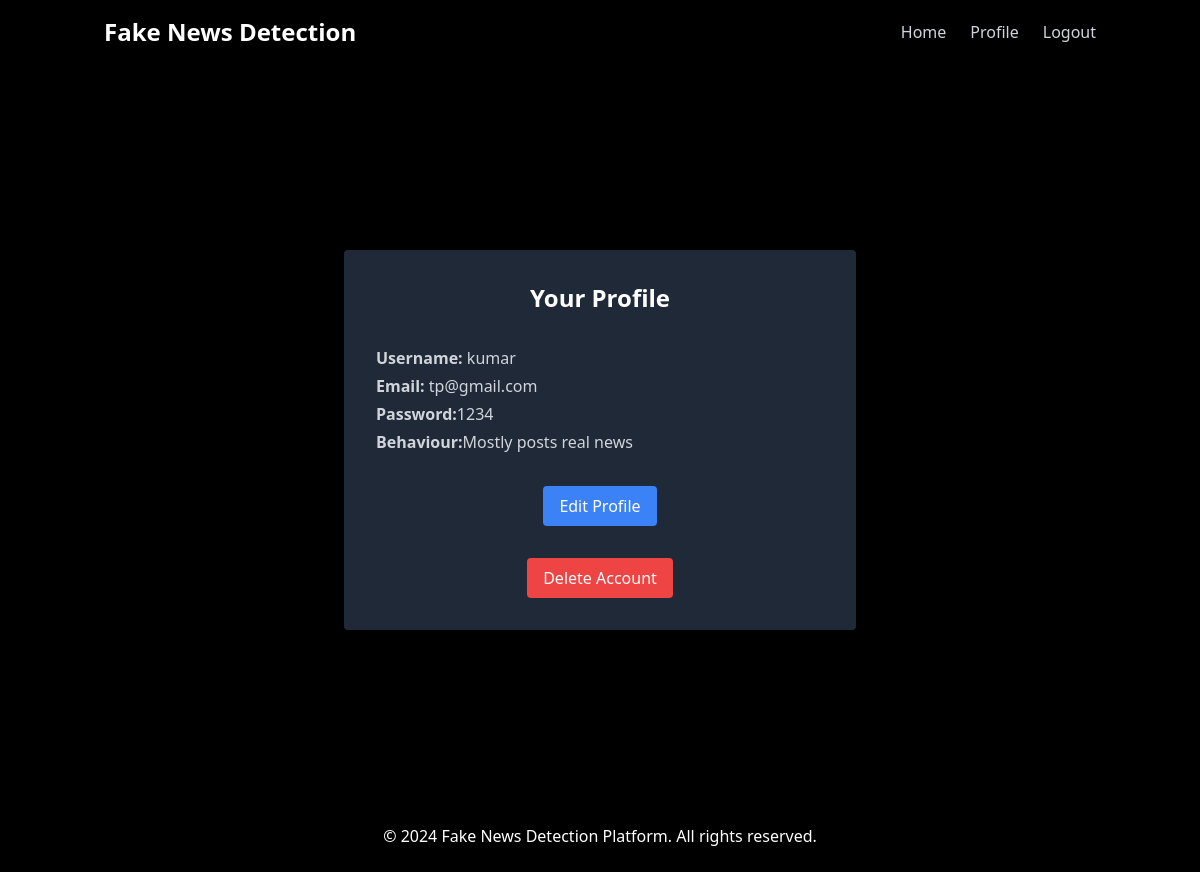
/profile/ (signed in), run on the app's committed database.
### detect/models.py (models this page shows)
class UserReg(models.Model):
    name=models.CharField(max_length=50,null=True,blank=True)
    email = models.EmailField(max_length=50,null=True, blank=True,unique=True)
    password = models.CharField(max_length=50,null=True, blank=True)

### detect/views.py (the view)
# urls.py: path('profile/',showprofile,name='profile'),
def showprofile(request):
    if 'user_id' in request.session:
        user_id = request.session['user_id']
        user = UserReg.objects.get(id=user_id)
        user_news = News.objects.filter(author=user)
        if not user_news.exists():
            user_behavior = "No news uploaded yet"
        else:
            real_count = user_news.filter(newsstatus="Real").count()
            fake_count = user_news.filter(newsstatus="Fake").count()
            if real_count > fake_count:
                user_behavior = "Mostly posts real news"
            elif fake_count > real_count:
                user_behavior = "Mostly posts fake news"
            else:
                user_behavior = "Posts an equal mix of real and fake news"
        return render(request, 'profile.html', {
            'user': user,
            'user_behavior': user_behavior,
        })
    else:
        return redirect('login')

### detect/templates/profile.html (shortened to what this page needs)
{% load static %}
<!DOCTYPE html>
<html lang="en">
<head>
  <link href="https://cdn.jsdelivr.net/npm/tailwindcss@2.2.19/dist/tailwind.min.css" rel="stylesheet">
  <link rel="stylesheet" href="https://cdnjs.cloudflare.com/ajax/libs/font-awesome/6.0.0-beta3/css/all.min.css" />
</head>
<body class="bg-black text-white font-sans leading-normal tracking-normal">
  <nav class="fixed w-full z-10 top-0 bg-black opacity-100 shadow">
    <div class="container mx-auto flex flex-wrap items-center justify-between p-4">
      <div class="flex items-center">
        <a href="/home/" class="text-white font-bold text-2xl">Fake News Detection</a>
      </div>
      <div class="hidden md:flex space-x-6">
        <a href="/home/" class="text-gray-300 hover:text-white">Home</a>
        <a href="/profile" class="text-gray-300 hover:text-white">Profile</a>
        <a href="/logout" class="text-gray-300 hover:text-white">Logout</a>
      </div>
    </div>
  </nav>
  <div class="flex items-center justify-center min-h-screen pt-20">
    <div class="w-full max-w-lg bg-gray-800 p-8 rounded shadow-lg">
      <h2 class="text-2xl font-bold text-center text-white mb-8">Your Profile</h2>
      <div class="mb-6">
        <p class="text-gray-300 mb-1"><strong>Username:</strong> {{ user.name }}</p>
        <p class="text-gray-300 mb-1"><strong>Email:</strong> {{ user.email }}</p>
        <p class="text-gray-300 mb-1"><strong>Password:</strong>{{user.password}}</p>
        <p class="text-gray-300 mb-1"><strong>Behaviour:</strong>{{user_behavior}}</p>
      </div>
      <div class="flex justify-center mt-8">
        <a href="/edit_profile" class="bg-blue-500 text-white py-2 px-4 rounded hover:bg-blue-600 transition duration-300">Edit Profile</a>
      </div>
      <div class="flex justify-center mt-8">
        <button id="deleteButton" class="bg-red-500 text-white py-2 px-4 rounded hover:bg-red-600 transition duration-300" onclick="openModal()">Delete Account</button>
      </div>
    </div>
  </div>
  <footer class="bg-black text-white py-6">
    <div class="container mx-auto text-center">
      <p>&copy; 2024 Fake News Detection Platform. All rights reserved.</p>
    </div>
  </footer>
</body>
</html>

### data on the page
UserReg: name "kumar", email "tp@gmail.com", password "1234"

### other printed values
{{ user_behavior }} "Mostly posts real news"
